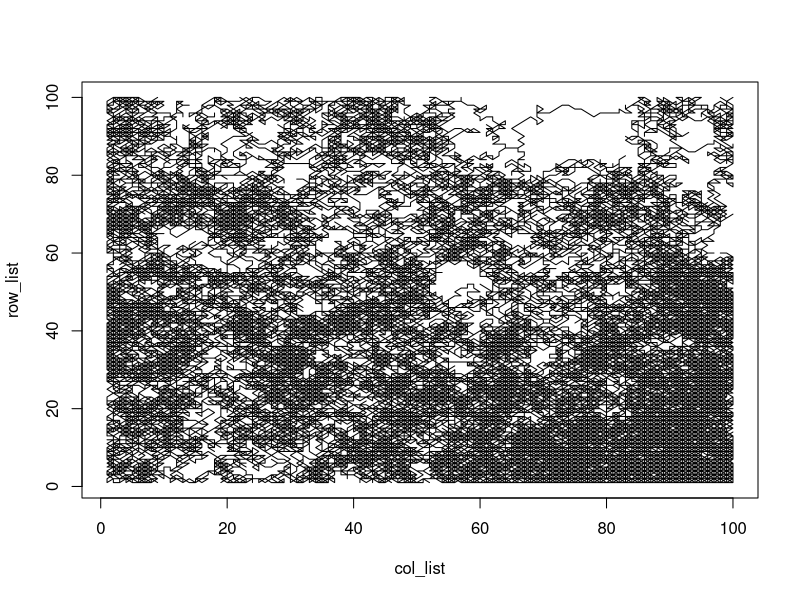

R code for this plot:
## Simple Random walk by ant in an square arena
# The ant starts random walk from center grid
# The food is at last grid
# Random walk will continue until it reaches last grid



# The no of rows and cols in the grid are x
x <- 100

# Creating the arena as an empty matrix
empty <- numeric(x^2)
grid <- matrix(empty, nrow=x, ncol=x)


# Putting the ant into the center of th arena
r <- as.integer(x/2) #Initial row no
c <- as.integer(x/2) #Initial col no

grid[r,c] = 1 #Initial position

# Creating lists to put all the step coordinates
row_list <- numeric()
col_list <- numeric()

# Putting the initial position in the lists
row_list[1] <- r
col_list[1] <- c


# Variable for counting number of steps
step_count <- 0


while(r+c < x*2){
  
  direction <- c(1,-1, 0)
  
  step_r <- sample(direction, 1)
  step_c <- sample(direction, 1)
  
  # Choosing step in row
  if(r+step_r > 0 & r+step_r < x+1) {
    r = r+step_r
  } else {
    r = r-step_r
  }
  
  # Choosing step in column
  if(c+step_c > 0 & c+step_c < x+1) {
    c = c+step_c
  } else {
    c = c-step_c
  }
  
  # Registering the step in grid and step count
  grid[r,c] <- grid[r,c] + 1
  step_count <- step_count + 1
  
  # Putting coordinates into lists
  row_list[step_count+1] <- r
  col_list[step_count+1] <- c
  
}

# Printing the result
cat("The number of steps taken:", step_count)

df_step <- cbind(col_list, row_list)
plot(df_step, type = "l", xlim = c(1,x), ylim = c(1,x))

